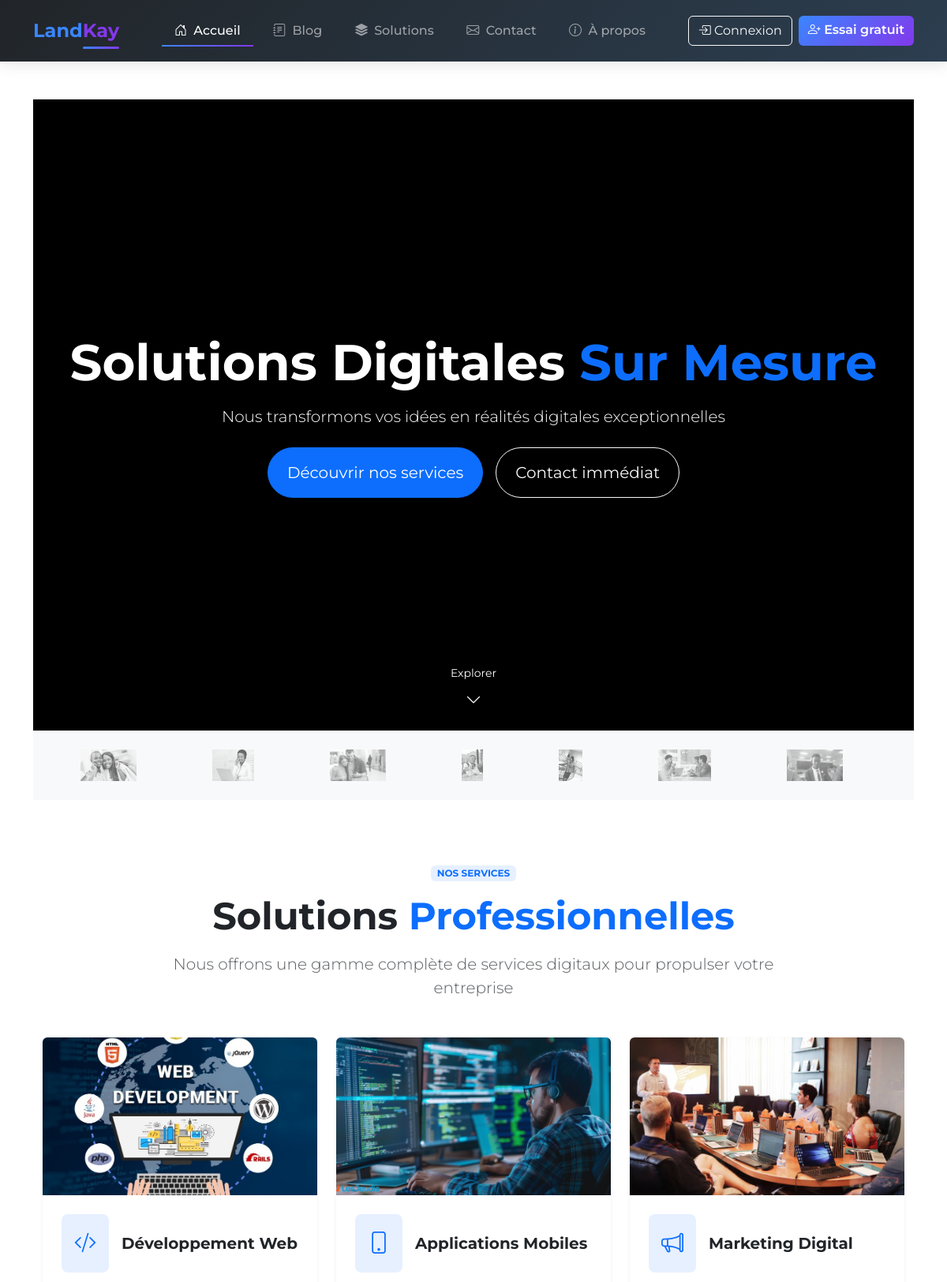
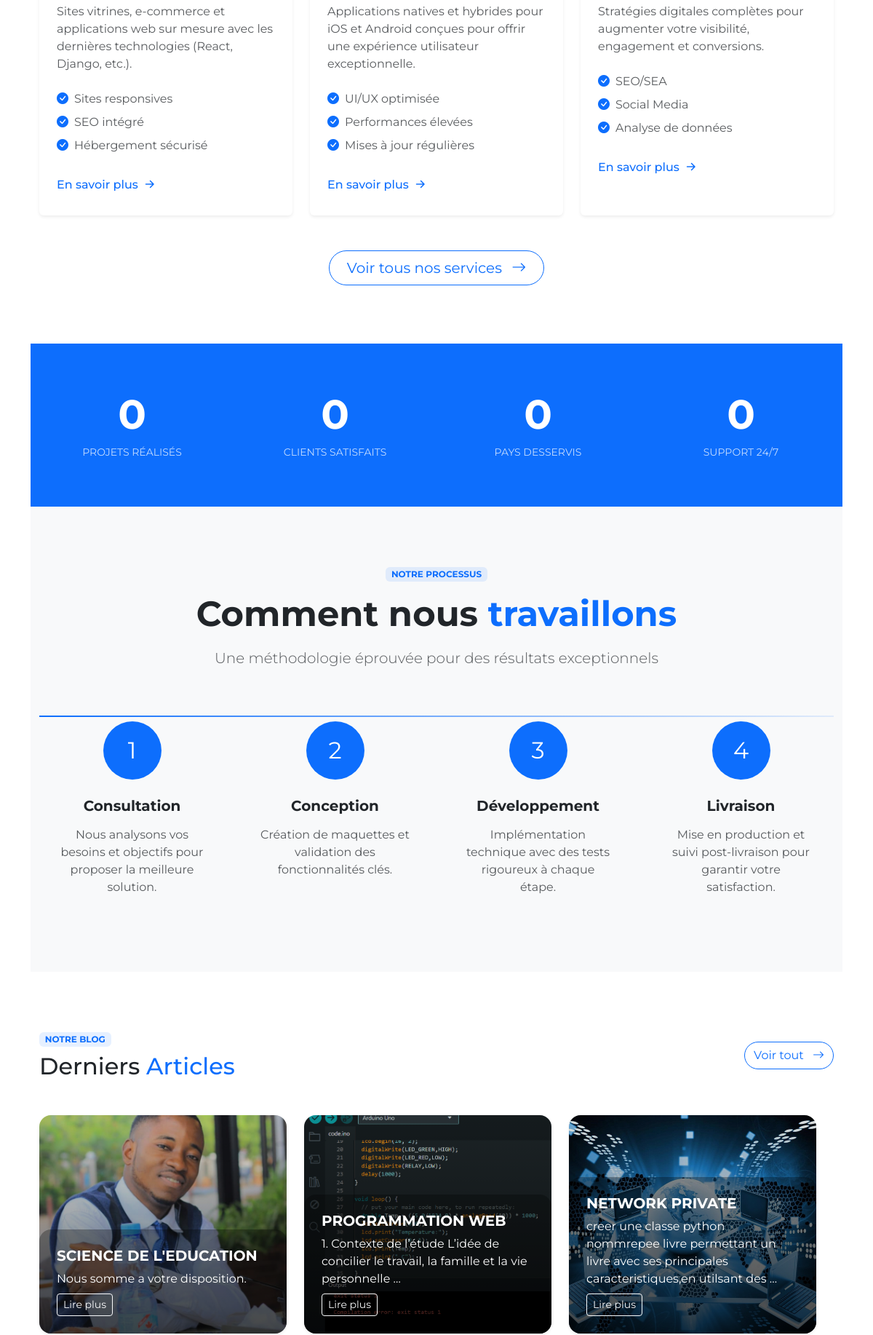
The page / (upper part) on the database its author committed (2 pictures, top to bottom).
### pages/models.py (models this page shows, shortened)
class Article(models.Model):
    titre = models.CharField(max_length=200)
    slug = models.SlugField(max_length=200, unique=True, blank=True)
    categorie = models.ForeignKey(Categorie, on_delete=models.SET_NULL, null=True, blank=True)
    image = models.ImageField(upload_to='articles/', blank=True, null=True)
    auteur = models.CharField(max_length=100)  # ✅ Champ manuel
    contenu = models.TextField()
    nombre_vues= models.PositiveSmallIntegerField(default=0)
    date_pub = models.DateTimeField(auto_now_add=True)
    def get_absolute_url(self):
        return reverse('article_detail', args=[self.id, self.slug])

### pages/views.py (the view)
# urls.py: path('',views.home,name='home'),
def home(request):
    latest_articles = Article.objects.order_by('-date_pub')[:3]
    return render(request, 'pages/home.html', {'latest_articles': latest_articles})

### pages/templates/pages/home.html (shortened to what this page needs)
{% extends 'pages/base.html' %}
{% block content %}
<section class="hero-section position-relative overflow-hidden">
  <div class="hero-container position-absolute w-100 h-100">
    <video autoplay muted loop class="hero-video w-100 h-100 object-fit-cover">
      <source src="/static/videos/hero-bg.mp4" type="video/mp4">
    </video>
  </div>
  <div class="hero-content container d-flex flex-column justify-content-center h-100 text-center text-white">
    <h1 class="display-3 fw-bold mb-3 animate__animated animate__fadeInDown">Solutions Digitales <span class="text-primary">Sur Mesure</span></h1>
    <p class="lead mb-4 animate__animated animate__fadeInUp animate__delay-1s">Nous transformons vos idées en réalités digitales exceptionnelles</p>
    <div class="d-flex gap-3 justify-content-center flex-wrap animate__animated animate__fadeInUp animate__delay-2s">
      <a href="#services" class="btn btn-primary btn-lg px-4 py-3 rounded-pill shadow">Découvrir nos services</a>
      <a href="{% url 'contact' %}" class="btn btn-outline-light btn-lg px-4 py-3 rounded-pill">Contact immédiat</a>
    </div>
    <div class="scroll-indicator position-absolute bottom-0 start-50 translate-middle-x mb-4 animate__animated animate__fadeIn animate__delay-3s">
      <a href="#services" class="text-white text-decoration-none d-flex flex-column align-items-center">
        <span class="mb-2 small">Explorer</span>
        <i class="bi bi-chevron-down fs-5 animate__animated animate__bounce infinite"></i>
      </a>
    </div>
  </div>
</section>
<section class="py-4 bg-light">
  <div class="container">
    <div class="marquee-container overflow-hidden">
      <div class="marquee-content d-flex align-items-center">
        {% for i in "123456789" %}
        <div class="marquee-item mx-5 d-flex align-items-center">
          <img src="/static/images/client-{{i}}.png" alt="Client logo {{i}}" class="img-fluid" style="height: 40px; filter: grayscale(100%) opacity(60%);">
        </div>
        {% endfor %}
      </div>
    </div>
  </div>
</section>
<section id="services" class="py-6 py-lg-7" aria-labelledby="services-title">
  <div class="container">
    <div class="text-center mb-5">
      <span class="badge bg-primary bg-opacity-10 text-primary mb-3">NOS SERVICES</span>
      <h2 id="services-title" class="display-5 fw-bold mb-3">Solutions <span class="text-primary">Professionnelles</span></h2>
      <p class="lead text-muted max-w-3xl mx-auto">Nous offrons une gamme complète de services digitaux pour propulser votre entreprise</p>
    </div>
    <div class="row g-4">
      <div class="col-md-6 col-lg-4">
        <div class="card service-card h-100 border-0 shadow-sm overflow-hidden">
          <div class="card-header bg-transparent border-0 p-0">
            <div class="service-img-container overflow-hidden">
              <img src="/static/images/web-dev.jpg" class="service-img w-100" alt="Développement web">
            </div>
          </div>
          <div class="card-body p-4">
            <div class="d-flex align-items-center mb-3">
              <div class="icon-box bg-primary bg-opacity-10 text-primary rounded-3 p-3 me-3">
                <i class="bi bi-code-slash fs-3"></i>
              </div>
              <h3 class="h5 fw-bold mb-0">Développement Web</h3>
            </div>
            <p class="text-muted mb-4">Sites vitrines, e-commerce et applications web sur mesure avec les dernières technologies (React, Django, etc.).</p>
            <ul class="list-unstyled text-muted mb-4">
              <li class="mb-2 d-flex align-items-center"><i class="bi bi-check-circle-fill text-primary me-2"></i> Sites responsives</li>
              <li class="mb-2 d-flex align-items-center"><i class="bi bi-check-circle-fill text-primary me-2"></i> SEO intégré</li>
              <li class="d-flex align-items-center"><i class="bi bi-check-circle-fill text-primary me-2"></i> Hébergement sécurisé</li>
            </ul>
            <a href="#" class="stretched-link text-decoration-none d-flex align-items-center">
              <span class="text-primary fw-medium">En savoir plus</span>
              <i class="bi bi-arrow-right-short fs-4 ms-1"></i>
            </a>
          </div>
        </div>
      </div>
      <div class="col-md-6 col-lg-4">
        <div class="card service-card h-100 border-0 shadow-sm overflow-hidden">
          <div class="card-header bg-transparent border-0 p-0">
            <div class="service-img-container overflow-hidden">
              <img src="/static/images/mobile-app.jpg" class="service-img w-100" alt="Applications mobiles">
            </div>
          </div>
          <div class="card-body p-4">
            <div class="d-flex align-items-center mb-3">
              <div class="icon-box bg-primary bg-opacity-10 text-primary rounded-3 p-3 me-3">
                <i class="bi bi-phone fs-3"></i>
              </div>
              <h3 class="h5 fw-bold mb-0">Applications Mobiles</h3>
            </div>
            <p class="text-muted mb-4">Applications natives et hybrides pour iOS et Android conçues pour offrir une expérience utilisateur exceptionnelle.</p>
            <ul class="list-unstyled text-muted mb-4">
              <li class="mb-2 d-flex align-items-center"><i class="bi bi-check-circle-fill text-primary me-2"></i> UI/UX optimisée</li>
              <li class="mb-2 d-flex align-items-center"><i class="bi bi-check-circle-fill text-primary me-2"></i> Performances élevées</li>
              <li class="d-flex align-items-center"><i class="bi bi-check-circle-fill text-primary me-2"></i> Mises à jour régulières</li>
            </ul>
            <a href="#" class="stretched-link text-decoration-none d-flex align-items-center">
              <span class="text-primary fw-medium">En savoir plus</span>
              <i class="bi bi-arrow-right-short fs-4 ms-1"></i>
            </a>
          </div>
        </div>
      </div>
      <div class="col-md-6 col-lg-4">
        <div class="card service-card h-100 border-0 shadow-sm overflow-hidden">
          <div class="card-header bg-transparent border-0 p-0">
            <div class="service-img-container overflow-hidden">
              <img src="/static/images/digital-marketing.jpg" class="service-img w-100" alt="Marketing digital">
            </div>
          </div>
          <div class="card-body p-4">
            <div class="d-flex align-items-center mb-3">
              <div class="icon-box bg-primary bg-opacity-10 text-primary rounded-3 p-3 me-3">
                <i class="bi bi-megaphone fs-3"></i>
              </div>
              <h3 class="h5 fw-bold mb-0">Marketing Digital</h3>
            </div>
            <p class="text-muted mb-4">Stratégies digitales complètes pour augmenter votre visibilité, engagement et conversions.</p>
            <ul class="list-unstyled text-muted mb-4">
              <li class="mb-2 d-flex align-items-center"><i class="bi bi-check-circle-fill text-primary me-2"></i> SEO/SEA</li>
              <li class="mb-2 d-flex align-items-center"><i class="bi bi-check-circle-fill text-primary me-2"></i> Social Media</li>
              <li class="d-flex align-items-center"><i class="bi bi-check-circle-fill text-primary me-2"></i> Analyse de données</li>
            </ul>
            <a href="#" class="stretched-link text-decoration-none d-flex align-items-center">
              <span class="text-primary fw-medium">En savoir plus</span>
              <i class="bi bi-arrow-right-short fs-4 ms-1"></i>
            </a>
          </div>
        </div>
      </div>
    </div>
    <div class="text-center mt-5">
      <a href="{% url 'services_list' %}" class="btn btn-outline-primary btn-lg px-4 rounded-pill">Voir tous nos services <i class="bi bi-arrow-right ms-2"></i></a>
    </div>
  </div>
</section>
<section class="py-5 bg-primary text-white">
  <div class="container">
    <div class="row g-4 text-center">
      <div class="col-6 col-md-3">
        <div class="counter-box p-3">
          <div class="display-4 fw-bold mb-2" data-counter="150">0</div>
          <p class="mb-0 text-uppercase small opacity-75">Projets réalisés</p>
        </div>
      </div>
      <div class="col-6 col-md-3">
        <div class="counter-box p-3">
          <div class="display-4 fw-bold mb-2" data-counter="98">0</div>
          <p class="mb-0 text-uppercase small opacity-75">Clients satisfaits</p>
        </div>
      </div>
      <div class="col-6 col-md-3">
        <div class="counter-box p-3">
          <div class="display-4 fw-bold mb-2" data-counter="15">0</div>
          <p class="mb-0 text-uppercase small opacity-75">Pays desservis</p>
        </div>
      </div>
      <div class="col-6 col-md-3">
        <div class="counter-box p-3">
          <div class="display-4 fw-bold mb-2" data-counter="24">0</div>
          <p class="mb-0 text-uppercase small opacity-75">Support 24/7</p>
        </div>
      </div>
    </div>
  </div>
</section>
<section class="py-6 bg-light">
  <div class="container">
    <div class="text-center mb-5">
      <span class="badge bg-primary bg-opacity-10 text-primary mb-3">NOTRE PROCESSUS</span>
      <h2 class="display-5 fw-bold mb-3">Comment nous <span class="text-primary">travaillons</span></h2>
      <p class="lead text-muted max-w-3xl mx-auto">Une méthodologie éprouvée pour des résultats exceptionnels</p>
    </div>
    <div class="process-steps">
      <div class="row g-4">
        <div class="col-md-6 col-lg-3">
          <div class="process-card text-center p-4 h-100">
            <div class="process-number bg-primary text-white rounded-circle d-inline-flex align-items-center justify-content-center mb-4">1</div>
            <h3 class="h5 fw-bold mb-3">Consultation</h3>
            <p class="text-muted mb-0">Nous analysons vos besoins et objectifs pour proposer la meilleure solution.</p>
          </div>
        </div>
        <div class="col-md-6 col-lg-3">
          <div class="process-card text-center p-4 h-100">
            <div class="process-number bg-primary text-white rounded-circle d-inline-flex align-items-center justify-content-center mb-4">2</div>
            <h3 class="h5 fw-bold mb-3">Conception</h3>
            <p class="text-muted mb-0">Création de maquettes et validation des fonctionnalités clés.</p>
          </div>
        </div>
        <div class="col-md-6 col-lg-3">
          <div class="process-card text-center p-4 h-100">
            <div class="process-number bg-primary text-white rounded-circle d-inline-flex align-items-center justify-content-center mb-4">3</div>
            <h3 class="h5 fw-bold mb-3">Développement</h3>
            <p class="text-muted mb-0">Implémentation technique avec des tests rigoureux à chaque étape.</p>
          </div>
        </div>
        <div class="col-md-6 col-lg-3">
          <div class="process-card text-center p-4 h-100">
            <div class="process-number bg-primary text-white rounded-circle d-inline-flex align-items-center justify-content-center mb-4">4</div>
            <h3 class="h5 fw-bold mb-3">Livraison</h3>
            <p class="text-muted mb-0">Mise en production et suivi post-livraison pour garantir votre satisfaction.</p>
          </div>
        </div>
      </div>
    </div>
  </div>
</section>
<section class="py-6" aria-labelledby="latest-articles-title">
  <div class="container">
    <div class="d-flex flex-column flex-md-row justify-content-between align-items-md-center mb-4">
      <div class="mb-3 mb-md-0">
        <span class="badge bg-primary bg-opacity-10 text-primary mb-2">NOTRE BLOG</span>
        <h2 id="latest-articles-title" class="mb-0">Derniers <span class="text-primary">Articles</span></h2>
      </div>
      <a href="{% url 'blog' %}" class="btn btn-outline-primary rounded-pill align-self-start align-self-md-center">
        Voir tout <i class="bi bi-arrow-right ms-2"></i>
      </a>
    </div>
    <div class="row g-4">
      <div class="row g-4">
    {% for article in latest_articles %}
    <article class="col-12 col-md-4" role="listitem">
      <div class="article-card position-relative overflow-hidden rounded-4 shadow-sm" style="background-image: url('{{ article.image.url }}'); height: 300px; background-size: cover; background-position: center;">
        <div class="overlay position-absolute top-0 start-0 w-100 h-100"></div>
        <div class="article-content position-absolute bottom-0 text-white p-4 w-100">
          <h5 class="fw-bold">{{ article.titre|truncatechars:50 }}</h5>
          <p class="mb-2">{{ article.contenu|truncatewords:15 }}</p>
          <a href="{{ article.get_absolute_url }}" class="btn btn-outline-light btn-sm">Lire plus</a>
        </div>
      </div>
      </article>
      {% empty %}
      <div class="col-12 text-center py-5">
        <div class="alert alert-info">Aucun article disponible pour le moment.</div>
      </div>
      {% endfor %}
    </div>
  </div>
</section>
{% endblock %}

### static/css/style.css (style rules this page uses)
.article-card { transition: transform 0.3s ease, filter 0.3s ease; display: flex; align-items: flex-end; }
.article-content { background: rgba(0, 0, 0, 0.3); border-top-left-radius: 1rem; border-top-right-radius: 1rem; z-index: 2; }
.overlay { background: linear-gradient(to top, rgba(0,0,0,0.6), rgba(0,0,0,0.1)); z-index: 1; }

### pages/templates/pages/base.html (style rules this page uses)
:root { --primary-color: #3a86ff; --secondary-color: #8338ec; --dark-color: #212529; --light-color: #f8f9fa; }
body { font-family: 'Montserrat', sans-serif; color: var(--dark-color); }

### pages/templates/pages/home.html (style rules this page uses)
.py-6 { padding-top: 5rem; padding-bottom: 5rem; }
.max-w-3xl { max-width: 800px; }
.hero-section { height: 100vh; min-height: 700px; background-color: #000; }
.hero-video { object-fit: cover; opacity: 0.8; }
.hero-content { position: relative; z-index: 2; }
.scroll-indicator { animation: bounce 2s infinite; }
.marquee-container { width: 100%; overflow: hidden; }
.marquee-content { display: flex; animation: marquee 20s linear infinite; width: max-content; }
.service-card { transition: transform 0.3s ease, box-shadow 0.3s ease; }
.service-img-container { height: 200px; overflow: hidden; }
.service-img { transition: transform 0.5s ease; height: 100%; object-fit: cover; }
.icon-box { transition: transform 0.3s ease; }
.process-steps { position: relative; }
.process-steps::before { content: ''; position: absolute; top: 40px; left: 0; right: 0; height: 2px; background: linear-gradient(90deg, var(--bs-primary) 0%, rgba(13,110,253,0.1) 100%); z-index: 1; }
.process-number { width: 80px; height: 80px; font-size: 2rem; position: relative; z-index: 2; transition: all 0.3s ease; }
[data-counter] { font-variant-numeric: tabular-nums; }

### rows shown on the page
Article: image (picture), titre "SCIENCE DE L'EDUCATION", contenu "Nous somme a votre disposition."
Article: image (picture), titre "PROGRAMMATION WEB", contenu "1. Contexte de l’étude L’idée de concilier le travail, la famille et la vie personnelle …"
Article: image (picture), titre "NETWORK PRIVATE", contenu "creer une classe python nommrepee livre permettant un livre avec ses principales caracteristiques,en utilsant des …"
